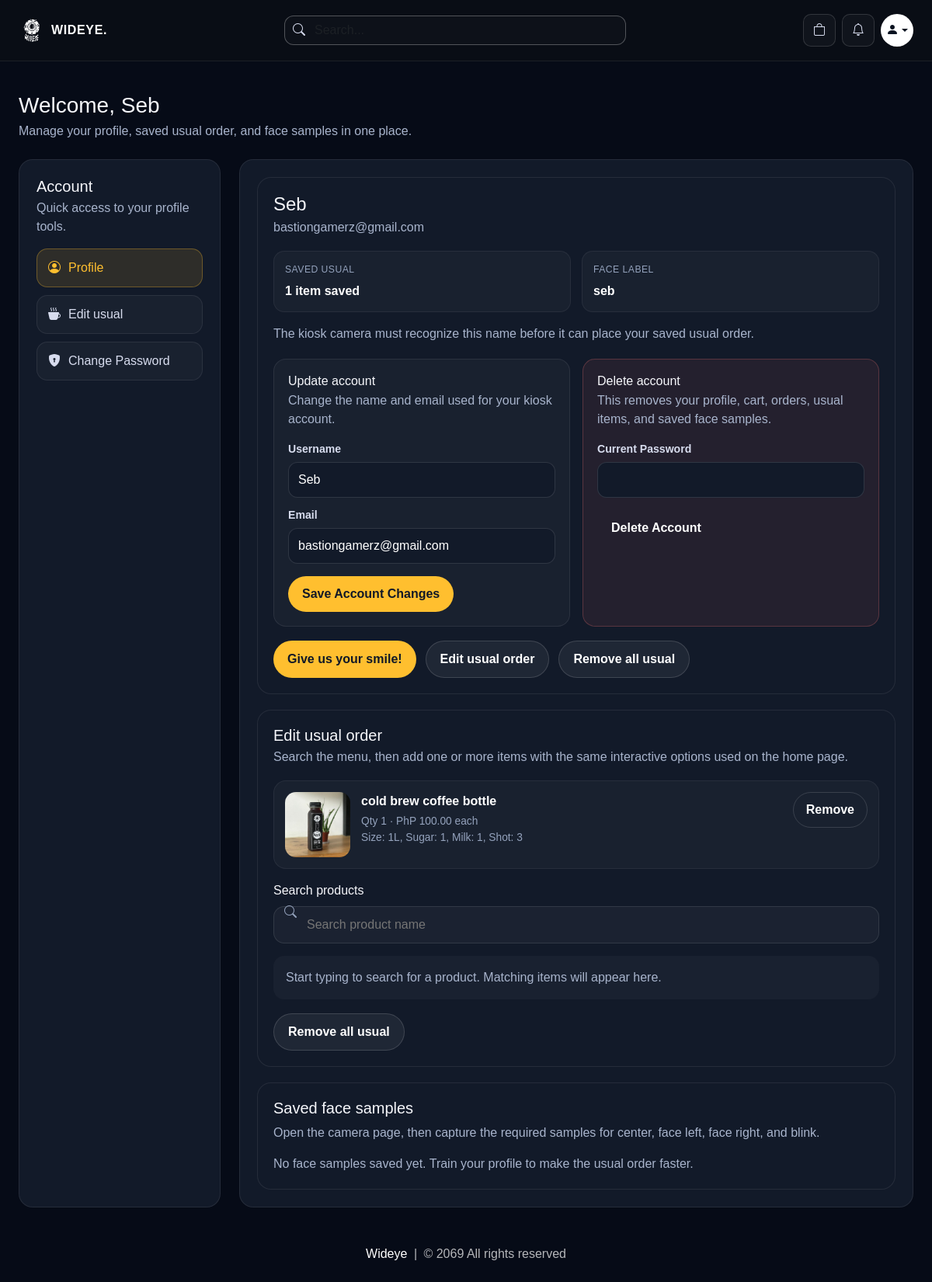
The page /profile/1 (signed in) on the database its author committed.
### website/models.py (models this page shows, shortened)
class Customer(db.Model, UserMixin):
    id = db.Column(db.Integer, primary_key=True)
    email = db.Column(db.String(100), unique=True)
    username = db.Column(db.String(100))
    password_hash = db.Column(db.String(150))
    is_admin = db.Column(db.Boolean, default=False, nullable=False)
    face_profile_name = db.Column(db.String(100))
    usual_product_id = db.Column(db.Integer, db.ForeignKey('product.id'), nullable=True)
    date_joined = db.Column(db.DateTime(), default=datetime.utcnow)
    cart_items = db.relationship('Cart', backref=db.backref('customer', lazy=True))
    orders = db.relationship('Order', backref=db.backref('customer', lazy=True))
    usual_product = db.relationship('Product', foreign_keys=[usual_product_id])
    usual_items = db.relationship(
        'UsualOrderItem',
        backref=db.backref('customer', lazy=True),
        cascade='all, delete-orphan',
        order_by='UsualOrderItem.id'
    )
    @property
    def password(self):
        raise AttributeError('Password is not a readable Attribute')

class UsualOrderItem(db.Model):
    id = db.Column(db.Integer, primary_key=True)
    quantity = db.Column(db.Integer, nullable=False, default=1)
    size = db.Column(db.String(100), nullable=False, default='')
    sugar = db.Column(db.String(100), nullable=False, default='')
    milk = db.Column(db.String(100), nullable=False, default='')
    shot = db.Column(db.String(100), nullable=False, default='')
    customer_link = db.Column(db.Integer, db.ForeignKey('customer.id'), nullable=False)
    product_link = db.Column(db.Integer, db.ForeignKey('product.id'), nullable=False)

class Product(db.Model):
    id = db.Column(db.Integer, primary_key=True)
    product_name = db.Column(db.String(100), nullable=False)
    current_price = db.Column(db.Float, nullable=False)
    previous_price = db.Column(db.Float, nullable=False)
    in_stock = db.Column(db.Integer, nullable=False)
    size = db.Column(db.String(500), nullable=False, default='')
    sugar = db.Column(db.String(500), nullable=False, default='')
    milk = db.Column(db.String(500), nullable=False, default='')
    shot = db.Column(db.String(500), nullable=False, default='')
    product_picture = db.Column(db.Text, nullable=False)
    flash_sale = db.Column(db.Boolean, default=False)
    date_added = db.Column(db.DateTime, default=datetime.utcnow)
    carts = db.relationship('Cart', backref=db.backref('product', lazy=True))
    orders = db.relationship('Order', backref=db.backref('product', lazy=True))
    usual_items = db.relationship('UsualOrderItem', backref=db.backref('product', lazy=True))

### website/auth.py (the view, shortened to what this page needs)
@auth.route('/profile/<int:customer_id>', methods=['GET', 'POST'])
@login_required
def profile(customer_id):
    if current_user.id != customer_id:
        flash('You can only edit your own profile.')
        return redirect(url_for('auth.profile', customer_id=current_user.id))
    customer = Customer.query.get_or_404(customer_id)
    form = UsualOrderForm()
    return render_profile_page(customer, usual_form=form)

### website/templates/profile.html (shortened to what this page needs)
{% extends 'base.html' %}
{% block body %}
<div class="wideye-shell py-4">
    <div class="mb-4">
        <h1 class="h3 mb-1">Welcome, <span class="text-capitalize">{{ customer.username }}</span></h1>
        <p class="wideye-profile-copy mb-0">Manage your profile, saved usual order, and face samples in one place.</p>
    </div>
    <div class="wideye-profile-layout">
        <aside class="wideye-profile-side">
            <h2 class="h5 mb-1">Account</h2>
            <p class="wideye-profile-copy mb-0">Quick access to your profile tools.</p>
            <div class="wideye-profile-nav">
                <a href="#profileSummary" class="wideye-profile-nav-link active">
                    <i class="bi bi-person-circle"></i>
                    <span>Profile</span>
                </a>
                <a href="#usualOrderEditor" class="wideye-profile-nav-link">
                    <i class="bi bi-cup-hot-fill"></i>
                    <span>Edit usual</span>
                </a>
                <a href="/change-password/{{ customer.id }}" class="wideye-profile-nav-link">
                    <i class="bi bi-shield-lock-fill"></i>
                    <span>Change Password</span>
                </a>
            </div>
        </aside>
        <section class="wideye-profile-main">
            <div id="profileSummary" class="wideye-profile-card">
                <h2 class="h4 mb-1">{{ customer.username }}</h2>
                <p class="wideye-profile-copy mb-0">{{ customer.email }}</p>
                <div class="wideye-profile-meta">
                    <div class="wideye-profile-meta-item">
                        <span class="wideye-profile-meta-label">Saved usual</span>
                        <span class="wideye-profile-meta-value">
                            {% if saved_usual_items %}
                            {{ saved_usual_items | length }} item{% if saved_usual_items|length != 1 %}s{% endif %} saved
                            {% else %}
                            No usual order saved yet
                            {% endif %}
                        </span>
                    </div>
                    <div class="wideye-profile-meta-item">
                        <span class="wideye-profile-meta-label">Face label</span>
                        <span class="wideye-profile-meta-value">{{ customer.face_profile_name or customer.username }}</span>
                    </div>
                </div>
                <p class="wideye-profile-copy mt-3 mb-0">
                    The kiosk camera must recognize this name before it can place your saved usual order.
                </p>
                <div class="wideye-account-grid">
                    <div class="wideye-account-panel">
                        <h3 class="h6 mb-1">Update account</h3>
                        <p class="wideye-profile-copy mb-0">Change the name and email used for your kiosk account.</p>
                        <form method="POST" action="{{ url_for('auth.update_account', customer_id=customer.id) }}" class="mt-3">
                            <div class="wideye-profile-field">
                                <label for="{{ update_form.username.id }}">{{ update_form.username.label.text }}</label>
                                {{ update_form.username(class="wideye-profile-input", autocomplete="username") }}
                            </div>
                            <div class="wideye-profile-field">
                                <label for="{{ update_form.email.id }}">{{ update_form.email.label.text }}</label>
                                {{ update_form.email(class="wideye-profile-input", autocomplete="email") }}
                            </div>
                            <button type="submit" name="update_account" value="1" class="wideye-profile-action wideye-profile-primary mt-3">{{ update_form.update_account.label.text }}</button>
                        </form>
                    </div>
                    <div class="wideye-account-panel wideye-account-panel-danger">
                        <h3 class="h6 mb-1">Delete account</h3>
                        <p class="wideye-profile-copy mb-0">This removes your profile, cart, orders, usual items, and saved face samples.</p>
                        <form method="POST" action="{{ url_for('auth.delete_account', customer_id=customer.id) }}" class="mt-3" onsubmit="return confirm('Delete your account permanently? This cannot be undone.');">
                            <div class="wideye-profile-field">
                                <label for="{{ delete_form.current_password.id }}">{{ delete_form.current_password.label.text }}</label>
                                {{ delete_form.current_password(class="wideye-profile-input", autocomplete="current-password") }}
                            </div>
                            <button type="submit" name="delete_account" value="1" class="wideye-profile-action wideye-profile-danger mt-3">{{ delete_form.delete_account.label.text }}</button>
                        </form>
                    </div>
                </div>
                <div class="wideye-profile-actions">
                    <a class="wideye-profile-action wideye-profile-primary" href="{{ url_for('auth.train_usual_face', customer_id=customer.id) }}">Give us your smile!</a>
                    <a class="wideye-profile-action wideye-profile-secondary" href="#usualOrderEditor">Edit usual order</a>
                    {% if saved_usual_items %}
                    <form method="POST" class="d-inline">
                        <button type="submit" name="remove_usual" value="1" class="wideye-profile-action wideye-profile-secondary">Remove all usual</button>
                    </form>
                    {% endif %}
                </div>
            </div>
            <div id="usualOrderEditor" class="wideye-profile-card">
                <div class="wideye-usual-head">
                    <div>
                        <h3 class="h5 mb-1">Edit usual order</h3>
                        <p class="wideye-profile-copy mb-0">Search the menu, then add one or more items with the same interactive options used on the home page.</p>
                    </div>
                </div>
                {% if saved_usual_items %}
                <div class="wideye-usual-saved-list">
                    {% for usual_item in saved_usual_items %}
                    <div class="wideye-usual-saved-item">
                        <img
                            class="wideye-usual-saved-thumb"
                            src="{{ get_product_image(usual_item.product, usual_item.size) }}"
                            alt="{{ usual_item.product.product_name }}"
                        >
                        <div class="wideye-usual-saved-body">
                            <div class="wideye-usual-saved-name">{{ usual_item.product.product_name }}</div>
                            <p class="wideye-usual-saved-meta">Qty {{ usual_item.quantity }} · PhP {{ '%.2f'|format(usual_item.product.current_price) }} each</p>
                            <p class="wideye-usual-saved-meta">{{ format_option_summary(usual_item) }}</p>
                        </div>
                        <div class="wideye-usual-saved-actions">
                            <form method="POST">
                                <button type="submit" class="wideye-usual-remove-button">Remove</button>
                            </form>
                        </div>
                    </div>
                    {% endfor %}
                </div>
                {% else %}
                <div class="wideye-usual-hint">
                    No usual items saved yet. Search below, choose the options you want, then add them to your usual order.
                </div>
                {% endif %}
                {% if products %}
                <div class="wideye-usual-search-wrap">
                    <label class="form-label" for="usualProductSearch">Search products</label>
                    <i class="bi bi-search"></i>
                    <input id="usualProductSearch" class="wideye-usual-search" type="search" placeholder="Search product name">
                </div>
                <div id="usualProductHint" class="wideye-usual-hint">
                    Start typing to search for a product. Matching items will appear here.
                </div>
                {% if saved_usual_items %}
                <div class="wideye-profile-actions">
                    <form method="POST">
                        <button type="submit" name="remove_usual" value="1" class="wideye-profile-action wideye-profile-secondary">Remove all usual</button>
                    </form>
                </div>
                {% endif %}
                {% else %}
                <p class="wideye-profile-copy mb-0">No products are available to save as a usual order yet.</p>
                {% endif %}
            </div>
            <div class="wideye-face-card">
                <h3 class="h5">Saved face samples</h3>
                <p class="wideye-profile-copy">
                    Open the camera page, then capture the required samples for center, face left, face right, and blink.
                </p>
                {% if face_images %}
                <div class="wideye-face-grid">
                    {% for image_name in face_images %}
                    <div class="wideye-face-sample">
                        <img src="{{ url_for('auth.profile_face_image', customer_id=customer.id, filename=image_name) }}" alt="Saved face sample {{ loop.index }}">
                        <span class="wideye-face-caption">{{ image_name.rsplit('.', 1)[0].replace('_', ' ') }}</span>
                    </div>
                    {% endfor %}
                </div>
                {% else %}
                <p class="mb-0 wideye-profile-copy">No face samples saved yet. Train your profile to make the usual order faster.</p>
                {% endif %}
            </div>
        </section>
    </div>
</div>
{% endblock %}

### website/templates/base.html (shortened to what this page needs)
<!DOCTYPE html>
<html lang="en">
<head>
    <link rel="stylesheet" href="https://cdnjs.cloudflare.com/ajax/libs/bootstrap-icons/1.10.5/font/bootstrap-icons.min.css">
    <link rel="stylesheet" href="{{ url_for('static', filename='css/all.min.css') }}">
    <link rel="stylesheet" href="{{ url_for('static', filename='css/bootstrap.min.css') }}">
    <link rel="stylesheet" href="{{ url_for('static', filename='css/style.css') }}">
</head>
<body>
    {% set cart_items = cart | default([], true) | list %}
    <nav class="wideye-navbar">
        <div class="wideye-shell">
            <div class="d-flex flex-wrap align-items-center justify-content-between gap-3">
                <a class="d-flex align-items-center gap-2" href="/">
                    <span class="wideye-brand-mark">
                        <img src="/media/logo.png" alt="Wideye logo" style="width:100%;height:100%;object-fit:contain;border-radius:8px;">
                    </span>
                    <span class="wideye-brand-text">WIDEYE.</span>
                </a>
                <form class="wideye-search-form" role="search" action="/search" method="POST">
                    <div class="wideye-search-wrap d-flex align-items-center">
                        <i class="bi bi-search"></i>
                        <input class="form-control wideye-search-input" name="search" type="search" placeholder="Search..." aria-label="Search">
                    </div>
                </form>
                <div class="d-flex align-items-center gap-2">
                    <a class="wideye-icon-button wideye-nav-icon" href="/cart" aria-label="Cart">
                        <span class="position-relative d-inline-flex">
                            <i class="bi bi-bag"></i>
                        </span>
                    </a>
                    <a class="wideye-icon-button wideye-nav-icon" href="/orders" aria-label="Orders">
                        <i class="bi bi-bell"></i>
                    </a>
                    {% if current_user.is_authenticated %}
                    <div class="dropdown">
                        <a class="wideye-avatar dropdown-toggle" href="#" role="button" id="profileDropdown" data-bs-toggle="dropdown" aria-expanded="false">
                            <i class="bi bi-person-fill"></i>
                        </a>
                    </div>
                    {% else %}
                    <a class="wideye-avatar" href="/login" aria-label="Login">
                        <i class="bi bi-person-fill"></i>
                    </a>
                    {% endif %}
                </div>
            </div>
        </div>
    </nav>
    <div class="wideye-shell pt-3">
    </div>
    {% block body %}
    {% endblock %}
    <footer class="wideye-footer">
        <div class="wideye-shell text-center">
            <a href="/">Wideye</a> <span class="mx-1">|</span> <span>&copy; 2069 All rights reserved</span>
        </div>
    </footer>
</body>
</html>

### rows shown on the page
Customer: username "Seb", email "bastiongamerz@gmail.com", face_profile_name "seb"
UsualOrderItem: size.size (picture), product.product_name "cold brew coffee bottle", quantity "1", size+sugar+milk "Size: 1L, Sugar: 1, Milk: 1, Shot: 3"
Product: product.current_price "100.00"

### other values the page prints
{{ saved_usual_items | length }} "1"
{{ update_form.username.label.text }} "Username"
{{ update_form.email.label.text }} "Email"
{{ update_form.update_account.label.text }} "Save Account Changes"
{{ delete_form.current_password.label.text }} "Current Password"
{{ delete_form.delete_account.label.text }} "Delete Account"
